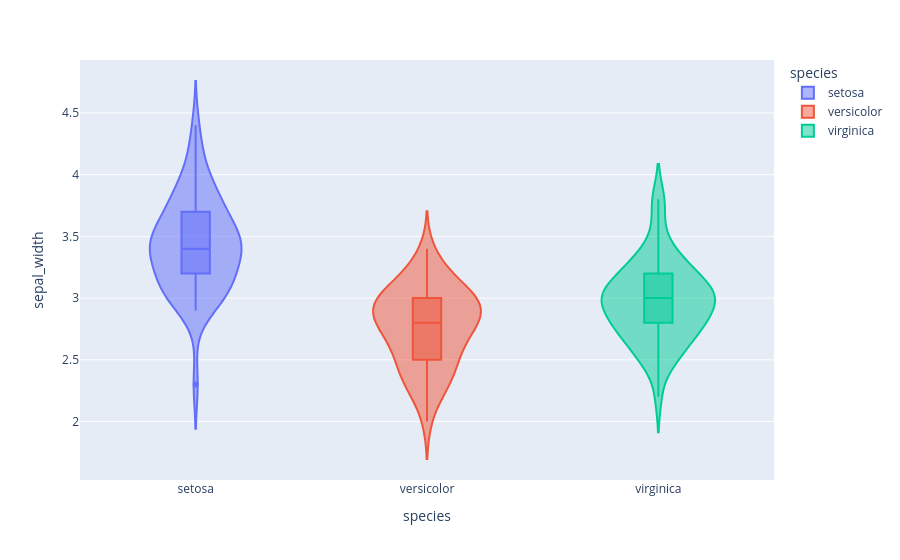

Notebook code cell kept with this figure:
### Code cell
# violin plot
fig5 = px.violin(df,x="species",y="sepal_width",color="species",box=True)
fig5.show()
# save the plot
fig5.write_image("./outputs/fig5.png")

### Figure 1 — Plotly figure (JSON) as saved in the notebook; plotly's stock layout.template omitted (floating-point values rounded to 4 significant figures)
{"data": [{"alignmentgroup": "True", "box": {"visible": true}, "hovertemplate": "species=%{x}<br>sepal_width=%{y}<extra></extra>", "legendgroup": "setosa", "marker": {"color": "#636efa"}, "name": "setosa", "offsetgroup": "setosa", "orientation": "v", "scalegroup": "True", "showlegend": true, "type": "violin", "x": ["setosa", "setosa", "setosa", "setosa", "setosa", "setosa", "setosa", "setosa", "setosa", "setosa", "setosa", "setosa", "setosa", "setosa", "setosa", "setosa", "setosa", "setosa", "setosa", "setosa", "setosa", "setosa", "setosa", "setosa", "setosa", "setosa", "setosa", "setosa", "setosa", "setosa", "setosa", "setosa", "setosa", "setosa", "setosa", "setosa", "setosa", "setosa", "setosa", "setosa", "setosa", "setosa", "setosa", "setosa", "setosa", "setosa", "setosa", "setosa", "setosa", "setosa"], "x0": " ", "xaxis": "x", "y": [3.5, 3.0, 3.2, 3.1, 3.6, 3.9, 3.4, 3.4, 2.9, 3.1, 3.7, 3.4, 3.0, 3.0, 4.0, 4.4, 3.9, 3.5, 3.8, 3.8, 3.4, 3.7, 3.6, 3.3, 3.4, 3.0, 3.4, 3.5, 3.4, 3.2, 3.1, 3.4, 4.1, 4.2, 3.1, 3.2, 3.5, 3.6, 3.0, 3.4, 3.5, 2.3, 3.2, 3.5, 3.8, 3.0, 3.8, 3.2, 3.7, 3.3], "y0": " ", "yaxis": "y"}, {"alignmentgroup": "True", "box": {"visible": true}, "hovertemplate": "species=%{x}<br>sepal_width=%{y}<extra></extra>", "legendgroup": "versicolor", "marker": {"color": "#EF553B"}, "name": "versicolor", "offsetgroup": "versicolor", "orientation": "v", "scalegroup": "True", "showlegend": true, "type": "violin", "x": ["versicolor", "versicolor", "versicolor", "versicolor", "versicolor", "versicolor", "versicolor", "versicolor", "versicolor", "versicolor", "versicolor", "versicolor", "versicolor", "versicolor", "versicolor", "versicolor", "versicolor", "versicolor", "versicolor", "versicolor", "versicolor", "versicolor", "versicolor", "versicolor", "versicolor", "versicolor", "versicolor", "versicolor", "versicolor", "versicolor", "versicolor", "versicolor", "versicolor", "versicolor", "versicolor", "versicolor", "versicolor", "versicolor", "versicolor", "versicolor", "versicolor", "versicolor", "versicolor", "versicolor", "versicolor", "versicolor", "versicolor", "versicolor", "versicolor", "versicolor"], "x0": " ", "xaxis": "x", "y": [3.2, 3.2, 3.1, 2.3, 2.8, 2.8, 3.3, 2.4, 2.9, 2.7, 2.0, 3.0, 2.2, 2.9, 2.9, 3.1, 3.0, 2.7, 2.2, 2.5, 3.2, 2.8, 2.5, 2.8, 2.9, 3.0, 2.8, 3.0, 2.9, 2.6, 2.4, 2.4, 2.7, 2.7, 3.0, 3.4, 3.1, 2.3, 3.0, 2.5, 2.6, 3.0, 2.6, 2.3, 2.7, 3.0, 2.9, 2.9, 2.5, 2.8], "y0": " ", "yaxis": "y"}, {"alignmentgroup": "True", "box": {"visible": true}, "hovertemplate": "species=%{x}<br>sepal_width=%{y}<extra></extra>", "legendgroup": "virginica", "marker": {"color": "#00cc96"}, "name": "virginica", "offsetgroup": "virginica", "orientation": "v", "scalegroup": "True", "showlegend": true, "type": "violin", "x": ["virginica", "virginica", "virginica", "virginica", "virginica", "virginica", "virginica", "virginica", "virginica", "virginica", "virginica", "virginica", "virginica", "virginica", "virginica", "virginica", "virginica", "virginica", "virginica", "virginica", "virginica", "virginica", "virginica", "virginica", "virginica", "virginica", "virginica", "virginica", "virginica", "virginica", "virginica", "virginica", "virginica", "virginica", "virginica", "virginica", "virginica", "virginica", "virginica", "virginica", "virginica", "virginica", "virginica", "virginica", "virginica", "virginica", "virginica", "virginica", "virginica", "virginica"], "x0": " ", "xaxis": "x", "y": [3.3, 2.7, 3.0, 2.9, 3.0, 3.0, 2.5, 2.9, 2.5, 3.6, 3.2, 2.7, 3.0, 2.5, 2.8, 3.2, 3.0, 3.8, 2.6, 2.2, 3.2, 2.8, 2.8, 2.7, 3.3, 3.2, 2.8, 3.0, 2.8, 3.0, 2.8, 3.8, 2.8, 2.8, 2.6, 3.0, 3.4, 3.1, 3.0, 3.1, 3.1, 3.1, 2.7, 3.2, 3.3, 3.0, 2.5, 3.0, 3.4, 3.0], "y0": " ", "yaxis": "y"}], "layout": {"legend": {"title": {"text": "species"}, "tracegroupgap": 0}, "margin": {"t": 60}, "violinmode": "overlay", "xaxis": {"anchor": "y", "categoryarray": ["setosa", "versicolor", "virginica"], "categoryorder": "array", "domain": [0, 1], "title": {"text": "species"}}, "yaxis": {"anchor": "x", "domain": [0, 1], "title": {"text": "sepal_width"}}}}
